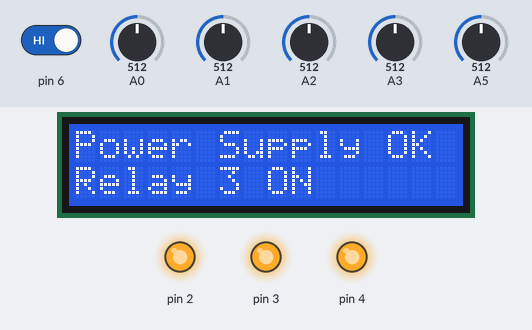
Simulated run of this sketch. Board: Arduino Uno, built with avr-gcc and run on an emulated ATmega328P. On the bench: 16×2 character LCD, output pins drawn as LEDs (lit = HIGH). The inputs (shaded band) are chosen by the test bench; at power-on: pin 6 HIGH, A1 = 512, A3 = 512, A0 = 512, A2 = 512, A5 = 512. What the sketch prints to the serial monitor is not drawn.

Above: at 1.2 s.
1.3 s: pin 6 driven LOW
At 5.9 s:
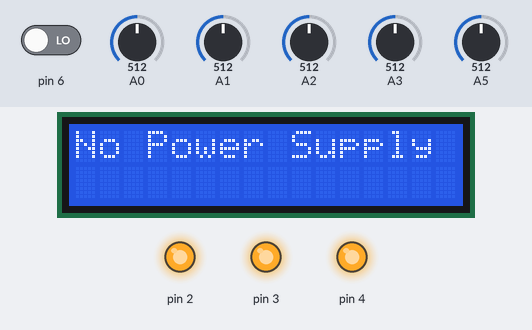
7.3 s: A1 set to 716
At 11.2 s:
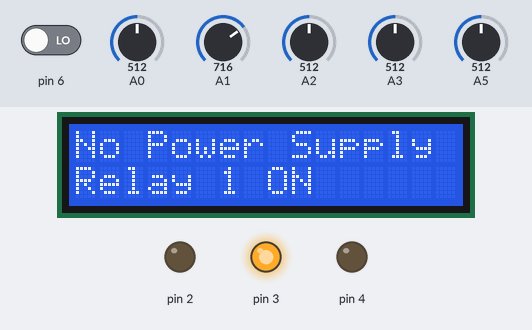
13.3 s: A3 set to 992
At 16.5 s:
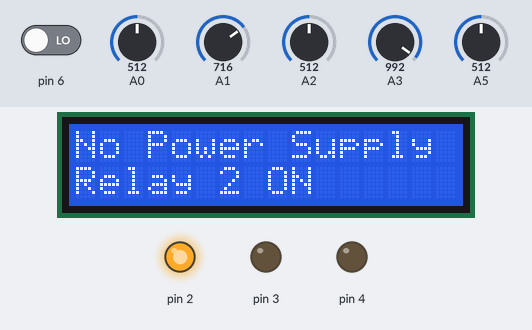
19.3 s: A1 set to 992
At 20.5 s:
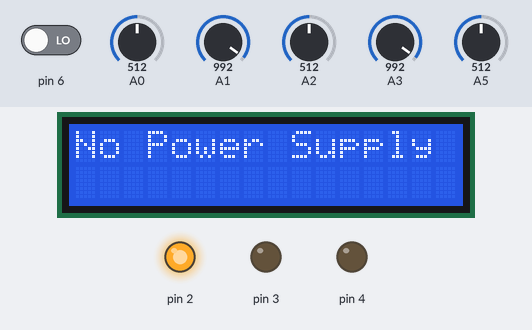
25.3 s: A1 set to 306
At 31.1 s:
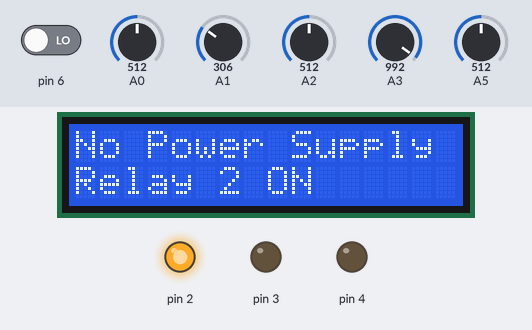
31.6 s: pin 6 driven HIGH
At 36.4 s:
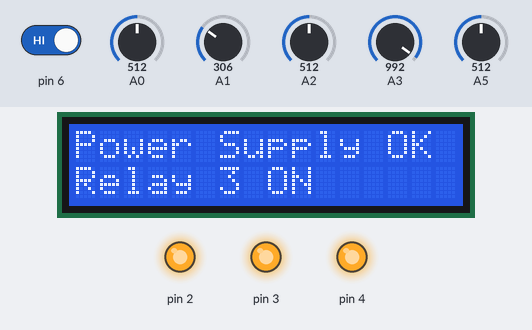
Timing chart, 0 to 37.9 s (numbered marks = the images above; inputs shaded):
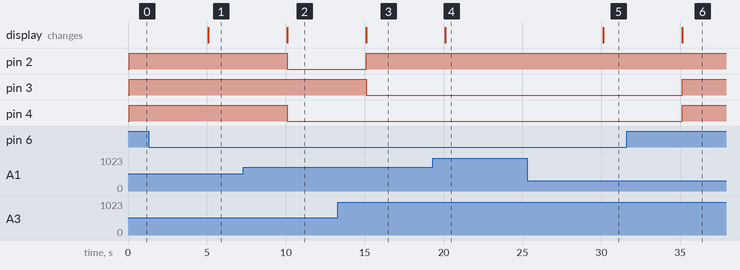

Measured:
- after the input at 1.3 s, the display: changes after 3.8 s (image 1)
- after the input at 7.3 s, pin 2, pin 4: HIGH → LOW after 2.8 s; the display: changes after 2.8 s (image 2)
- after the input at 13.3 s, pin 2: LOW → HIGH after 1.8 s; pin 3: HIGH → LOW after 1.8 s; the display: changes after 1.8 s (image 3)
- after the input at 19.3 s, the display: changes after 0.80 s (image 4)
- after the input at 25.3 s, the display: changes after 4.8 s (image 5)
- after the input at 31.6 s, pin 3, pin 4: LOW → HIGH after 3.5 s; the display: changes after 3.5 s (image 6)

The sketch:

general.ino
```cpp
#include <LiquidCrystal.h>
#include <SoftwareSerial.h>
const int pin_RS = 8;
const int pin_EN = 9;
const int pin_d4 = 5;
const int pin_d5 = 12;
const int pin_d6 = 13;
const int pin_d7 = 7;
const int pin_BL = 10;
LiquidCrystal lcd( pin_RS,  pin_EN,  pin_d4,  pin_d5,  pin_d6,  pin_d7);
SoftwareSerial bluetooth(1, 0); // RX, TX
float voltage[4]; // Масив для напруги з п'яти датчиків
float R1 = 30000.0; // Опір резистора R1
float R2 = 7500.0; // Опір резистора R2
int lowb = 2.7;
int displayState = 0; // Стан для відображення інформації на LCD
int lastButtonState = HIGH; // Зберігає останній стан кнопки

float readVoltage(int pin) {
  int value = analogRead(pin);
  float vout = (value * 5.0) / 1024.0; // Перетворення аналогового сигналу в напругу
  return vout / (R2 / (R1 + R2)); // Розрахунок реальної напруги
}

void setup() {
  pinMode(2, OUTPUT);
  pinMode(3, OUTPUT);
  pinMode(4, OUTPUT);
  pinMode(5, OUTPUT);
  Serial.begin(9600);
  bluetooth.begin(9600); // Ініціалізація Bluetooth-модуля
  lcd.begin(16, 2);
  lcd.setCursor(0,0);
  lcd.print("System Ready");
}

void loop() {
  for (int i = 0; i < 4; i++) {
    voltage[i] = readVoltage(i);
  }
  bool isPowerAvailable = digitalRead(6); // Перевірка наявності мережевого живлення
  // Логіка управління реле та виводу на LCD
  if (!isPowerAvailable) {
    lcd.clear();
    lcd.setCursor(0,0);
    lcd.print("No Power Supply");

    if (voltage[1] > voltage[3] && voltage[1] > lowb)
{
      digitalWrite(2, LOW); // Активація реле 1
      digitalWrite(3, HIGH);
      digitalWrite(4, LOW);
      lcd.setCursor(0, 1);
      lcd.print("Relay 1 ON");

    }
else if (voltage[3] > voltage[1] && voltage[3] > lowb)
{
      digitalWrite(2, HIGH);
      digitalWrite(3, LOW); // Активація реле 2
      digitalWrite(4, LOW);
      lcd.setCursor(0, 1);
      lcd.print("Relay 2 ON");

    }
else if(voltage[1] < lowb && voltage[3] < lowb && voltage[0] > lowb)
{
      digitalWrite(2, HIGH);
      digitalWrite(3, HIGH);
      digitalWrite(4, HIGH); // Активація реле 3 при відсутності мережевого живлення
      lcd.setCursor(0, 1);
      lcd.print("Relay 3 ON");

    }
    else if(voltage[1] < lowb && voltage[3] < lowb && voltage[0] < lowb){
    digitalWrite(2, HIGH);
    digitalWrite(3, HIGH);
    digitalWrite(4, LOW);
    lcd.clear();
    lcd.setCursor(0,1);
    lcd.print("LOW MODE");

    lcd.setCursor(0, 1);

}
  }
 else
 {
    digitalWrite(2, HIGH);
    digitalWrite(3, HIGH);
    digitalWrite(4, HIGH); // Активація реле 4 при наявності мережевого живлення
    lcd.clear();
    lcd.setCursor(0,0);
    lcd.print("Power Supply OK");

    lcd.setCursor(0, 1);
    lcd.print("Relay 3 ON");

  }
  // Перемикання відображення інформації на LCD за допомогою кнопки
  int buttonValue = analogRead(A5);
  int buttonState = buttonValue < 60 ? LOW : HIGH;
  if (buttonState != lastButtonState && buttonState == LOW) {
    displayState = (displayState + 1) % 7;
    lastButtonState = buttonState;
  } else if (buttonState == HIGH) {
    lastButtonState = HIGH;
  }

  // Відображення даних на LCD
 /* if (displayState < 5) {
    lcd.clear();
    switch(displayState) {
      case 0: lcd.print("Wind Gen: "); break;
      case 1: lcd.print("Wind Bat: "); break;
      case 2: lcd.print("Solar Panel: "); break;
      case 3: lcd.print("Solar Bat: "); break;
      case 4: lcd.print("Backup Bat: "); break;
    }
    lcd.print(voltage[displayState], 2);
    lcd.print(" V");
  }*/
Serial.print(voltage[0]);
Serial.print("|");
Serial.print(voltage[1]);
Serial.print("|");
Serial.print(voltage[3]);


delay(5000);

}
```
